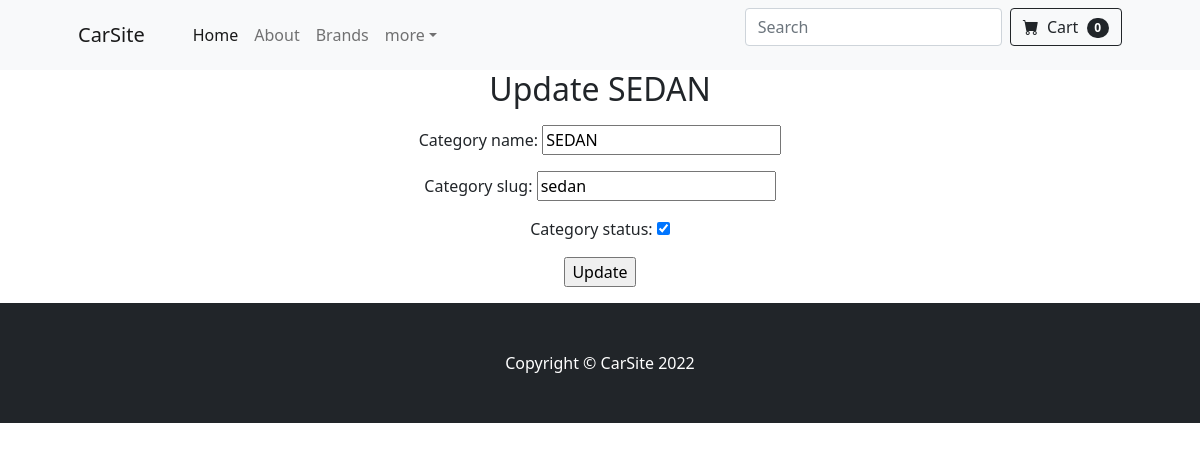
/category/update/sedan/, run on the app's committed database.
### core/models.py (models this page shows, shortened)
class Category(models.Model):
    category_name = models.CharField(max_length=50)
    category_slug = models.CharField(max_length=50)
    category_status = models.BooleanField(default=True, null=False)
    class Meta:
        verbose_name_plural = 'Categories'

### core/views.py (the view)
def updateCategory(request, slug):
    category = Category.objects.get(category_slug=slug)
    cform = CategoryForm(instance=category)
    if request.method == 'POST':
        cform = CategoryForm(request.POST, instance=category)
        if cform.is_valid():
            cform.save()
            return redirect('core:category')
    return render(request, 'back/update_category.html', {'category':category, 'cform':cform})

### core/forms.py
class CategoryForm(forms.ModelForm):
    class Meta:
        model = Category
        fields = '__all__'

### templates/back/update_category.html (shortened to what this page needs)
{% extends 'base.html' %}
{% load static %}
{% block content %}
    <div class="text-center">
        <h2>Update {{category.category_name}} </h2>
        <p>
            <form action="" method="post">
                {{cform.as_p}}
                <input type="submit" value="Update">
            </form>
        </p>
    </div>
{% endblock %}

### data on the page
Category: category_name "SEDAN", category_slug "sedan", category_status "☑"
